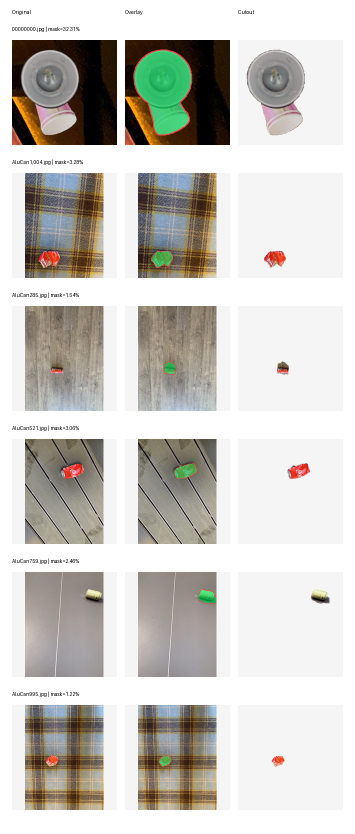
#> input picture samples/sample_sheet_selected.png, 710 x 1668 px (shown at 1/2 size)
$ python -i mask_aluminum_cans.py   (imports and definitions only)
#> lines starting #> are read from the running program, lines starting #| are printed output that depends on the picture; after the words box and inside, x2 and y2 are one past the last pixel; in counts of white or black regions, pixels touching at a corner belong together
#> further down, picture is the input picture: shape (1668, 710, 3); mean B, G, R 197.3, 202.6, 204.7
from __future__ import annotations

import argparse
import csv
from dataclasses import dataclass
from pathlib import Path
from typing import Iterable

import cv2
import numpy as np
from PIL import Image, ImageDraw, ImageFont


SUPPORTED_EXTENSIONS = {".jpg", ".jpeg", ".png", ".bmp", ".webp"}


@dataclass
class OutputRecord:
    source: Path
    mask: Path
    cutout: Path
    overlay: Path
    mask_pixels: int
    mask_ratio: float


# [38 lines left out: functions parse_args, iter_images, not called in this run]


def ensure_parent(path: Path) -> None:
    path.parent.mkdir(parents=True, exist_ok=True)


def background_distance(lab_image: np.ndarray) -> tuple[np.ndarray, np.ndarray]:
    h, w = lab_image.shape[:2]
    border_width = max(8, min(h, w) // 18)
    border_pixels = np.concatenate(
        [
            lab_image[:border_width, :, :].reshape(-1, 3),
            lab_image[-border_width:, :, :].reshape(-1, 3),
            lab_image[:, :border_width, :].reshape(-1, 3),
            lab_image[:, -border_width:, :].reshape(-1, 3),
        ],
        axis=0,
    ).astype(np.float32)

    cluster_count = min(6, max(2, len(border_pixels) // 5000 + 2))
    criteria = (
        cv2.TERM_CRITERIA_EPS + cv2.TERM_CRITERIA_MAX_ITER,
        30,
        0.5,
    )
    _compactness, _labels, centers = cv2.kmeans(
        border_pixels,
        cluster_count,
        None,
        criteria,
        2,
        cv2.KMEANS_PP_CENTERS,
    )

    flat = lab_image.reshape(-1, 3).astype(np.float32)
    distances = [
        np.sum((flat - center.astype(np.float32)) ** 2, axis=1) for center in centers
    ]
    min_distance = np.sqrt(np.min(np.stack(distances, axis=1), axis=1)).reshape(h, w)
    return min_distance, border_pixels


def detect_clean_background(border_pixels_lab: np.ndarray) -> bool:
    border_bgr = cv2.cvtColor(
        border_pixels_lab.reshape(-1, 1, 3).astype(np.uint8),
        cv2.COLOR_LAB2BGR,
    )
    border_hsv = cv2.cvtColor(border_bgr, cv2.COLOR_BGR2HSV).reshape(-1, 3)
    bright_ratio = float((border_hsv[:, 2] > 225).mean())
    low_sat_ratio = float((border_hsv[:, 1] < 35).mean())
    return bright_ratio > 0.75 and low_sat_ratio > 0.7


def keep_components(
    mask: np.ndarray,
    bg_distance_norm: np.ndarray,
    saliency_map: np.ndarray,
    clean_background: bool,
) -> np.ndarray:
    num_labels, labels, stats, _ = cv2.connectedComponentsWithStats(mask, 8)
    h, w = mask.shape
    min_area_ratio = 0.0008 if clean_background else 0.0012
    min_area = max(32, int(h * w * min_area_ratio))
    kept = np.zeros_like(mask)
    kept_areas: list[int] = []

    for label in range(1, num_labels):
        x, y, box_w, box_h, area = stats[label]
        if area < min_area:
            continue

        component = labels == label
        border_touch = int(x == 0 or y == 0 or x + box_w >= w or y + box_h >= h)
        mean_bg_distance = float(bg_distance_norm[component].mean())
        mean_saliency = float(saliency_map[component].mean())
        score = area / (h * w) + 0.9 * mean_bg_distance + 0.7 * mean_saliency - 0.25 * border_touch

        if clean_background:
            keep = (not border_touch) and (
                mean_bg_distance > 0.08 or mean_saliency > 0.18 or area > h * w * 0.005
            )
        else:
            keep = (not border_touch and (mean_bg_distance > 0.12 or mean_saliency > 0.22)) or score > 0.34

        if keep:
            kept[component] = 255
            kept_areas.append(area)

    if kept.sum() == 0 and num_labels > 1:
        largest = 1 + np.argmax(stats[1:, cv2.CC_STAT_AREA])
        kept[labels == largest] = 255
        return kept

    if len(kept_areas) > 1:
        largest_kept = max(kept_areas)
        total_kept = sum(kept_areas)
        if largest_kept / max(total_kept, 1) >= 0.8:
            num_labels, labels, stats, _ = cv2.connectedComponentsWithStats(kept, 8)
            largest_label = 1 + np.argmax(stats[1:, cv2.CC_STAT_AREA])
            cleaned = np.zeros_like(kept)
            cleaned[labels == largest_label] = 255
            return cleaned

        small_component_floor = max(min_area, int(largest_kept * 0.05))
        num_labels, labels, stats, _ = cv2.connectedComponentsWithStats(kept, 8)
        cleaned = np.zeros_like(kept)
        for label in range(1, num_labels):
            area = stats[label, cv2.CC_STAT_AREA]
            if area >= small_component_floor:
                cleaned[labels == label] = 255
        if cleaned.sum() > 0:
            kept = cleaned

    return kept


def fill_holes(mask: np.ndarray) -> np.ndarray:
    h, w = mask.shape
    flood = mask.copy()
    flood_mask = np.zeros((h + 2, w + 2), dtype=np.uint8)
    cv2.floodFill(flood, flood_mask, (0, 0), 255)
    holes = cv2.bitwise_not(flood)
    return mask | holes


def build_mask(image_bgr: np.ndarray) -> np.ndarray:
    original_h, original_w = image_bgr.shape[:2]
#> original_h = 1668; original_w = 710
    scale = min(1.0, 900.0 / max(original_h, original_w))
#> scale = 0.54
    working = image_bgr
    if scale < 1.0:
        working = cv2.resize(
            image_bgr,
            None,
            fx=scale,
            fy=scale,
            interpolation=cv2.INTER_AREA,
        )

    hsv = cv2.cvtColor(working, cv2.COLOR_BGR2HSV)
#> hsv: shape (900, 383, 3); mean H, S, V 14.4, 26.5, 207.4
    lab = cv2.cvtColor(working, cv2.COLOR_BGR2LAB)
#> lab: shape (900, 383, 3); mean of channels 0, 1, 2 206, 128.3, 131.3
    saturation = hsv[:, :, 1].astype(np.float32) / 255.0
    value = hsv[:, :, 2].astype(np.float32) / 255.0

    bg_distance, border_pixels = background_distance(lab)
#> in background_distance, `cluster_count = min(6, max(2, len(border_pixels) // 5000 + 2))`: cluster_count = 6
#> in background_distance, `_compactness, _labels, centers = cv2.kmeans( border_pixels, cluster_co..`: centers = [[245.9, 128, 128], [13.22, 134.2, 134.2], [255, 128, 128], [138.4, 128.3, 128.3], [139.3, 158.9, 173.8], [188.6, 129, 128.8]]
#> in background_distance, `distances = [ np.sum((flat - center.astype(np.float32)) ** 2, axis=1) ..`: distances = 6 items
#> in background_distance, `min_distance = np.sqrt(np.min(np.stack(distances, axis=1), axis=1)).re..`:
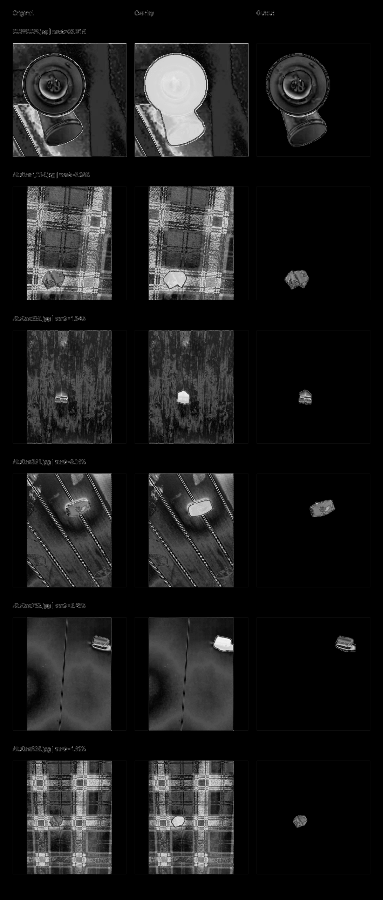
#> min_distance: shape (900, 383) float32; min 0.0386, max 78.35, mean 8.7; drawn with min black and max white
    bg_distance_norm = cv2.normalize(bg_distance, None, 0.0, 1.0, cv2.NORM_MINMAX)
    clean_background = detect_clean_background(border_pixels)
#> in detect_clean_background, `bright_ratio = float((border_hsv[:, 2] > 225).mean())`: bright_ratio = 0.977
#> in detect_clean_background, `low_sat_ratio = float((border_hsv[:, 1] < 35).mean())`: low_sat_ratio = 0.984
#> clean_background = True

    saliency_detector = cv2.saliency.StaticSaliencyFineGrained_create()
    _success, saliency_map = saliency_detector.computeSaliency(working)
    saliency_map = cv2.GaussianBlur(saliency_map.astype(np.float32), (0, 0), 3)
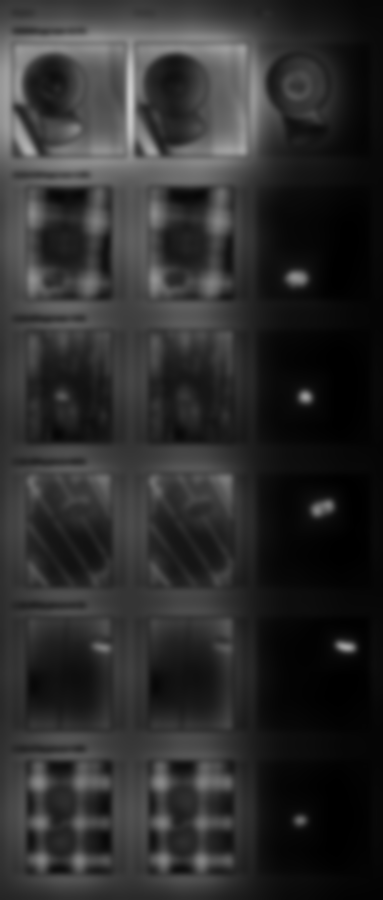
#> saliency_map: shape (900, 383) float32; min 4.99e-06, max 0.798, mean 0.179

    bg_hi = np.percentile(bg_distance_norm, 84 if clean_background else 92)
#> bg_hi = 0.266
    bg_lo = np.percentile(bg_distance_norm, 35 if clean_background else 52)
#> bg_lo = 0.00123
    sal_hi = np.percentile(saliency_map, 68 if clean_background else 82)
#> sal_hi = 0.232
    sal_lo = np.percentile(saliency_map, 38 if clean_background else 58)
#> sal_lo = 0.119

    raw_foreground = ((bg_distance_norm > bg_hi) & (saliency_map > sal_lo)) | (
        bg_distance_norm > np.percentile(bg_distance_norm, 96)
    )
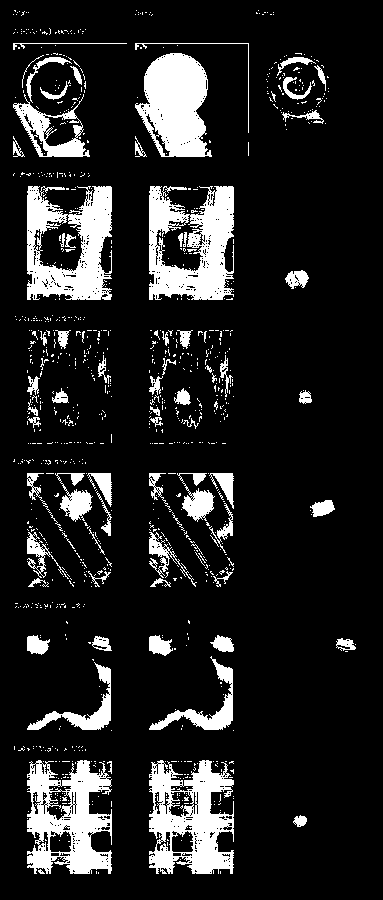
#> raw_foreground: shape (900, 383) bool; 13.6% white; 1004 white regions (930 under 20 px), largest, box (x1, y1, x2, y2) and area: (149, 186, 234, 300) 6282, (27, 186, 112, 300) 5955, (149, 760, 234, 874) 5876
    if clean_background:
        raw_foreground |= (saturation > max(0.08, np.percentile(saturation, 55))) | (value < 0.93)
#> raw_foreground: shape (900, 383) bool; 37.9% white; 52 white regions (12 under 20 px), largest, box (x1, y1, x2, y2) and area: (134, 43, 249, 157) 13087, (13, 43, 127, 157) 12996, (148, 186, 234, 300) 9793

    raw_mask = raw_foreground.astype(np.uint8) * 255
    kernel = cv2.getStructuringElement(cv2.MORPH_ELLIPSE, (5, 5))
    raw_mask = cv2.morphologyEx(raw_mask, cv2.MORPH_OPEN, kernel)
#> raw_mask: shape (900, 383); 37.4% white; 34 white regions (10 under 20 px), largest, box (x1, y1, x2, y2) and area: (134, 43, 249, 157) 13079, (13, 43, 127, 157) 12988, (148, 186, 234, 300) 9786
    raw_mask = cv2.morphologyEx(raw_mask, cv2.MORPH_CLOSE, kernel, iterations=2)
#> raw_mask: shape (900, 383); 37.6% white; 32 white regions (10 under 20 px), largest, box (x1, y1, x2, y2) and area: (13, 43, 249, 157) 26851, (148, 186, 234, 300) 9786, (148, 473, 234, 587) 9766
    raw_mask = keep_components(raw_mask, bg_distance_norm, saliency_map, clean_background)
#> in keep_components, `num_labels, labels, stats, _ = cv2.connectedComponentsWithStats(mask, 8)`: labels: shape (900, 383) int32; 33 distinct labels, from 0 to 32
#> in keep_components, `num_labels, labels, stats, _ = cv2.connectedComponentsWithStats(mask, 8)`: num_labels = 33; stats = 33 rows, first 6: [0, 0, 383, 900, 214975], [28, 11, 5, 5, 17], [147, 11, 5, 5, 17], [21, 29, 8, 5, 24], [32, 29, 7, 5, 19], [13, 43, 236, 114, 26851]
#> in keep_components, `min_area_ratio = 0.0008 if clean_background else 0.0012`: min_area_ratio = 0.0008
#> in keep_components, `min_area = max(32, int(h * w * min_area_ratio))`: min_area = 275
#> the loop in keep_components, `for label in range(1, num_labels):` made 32 passes
#> (x, y, box_w, box_h, area, mean_bg_distance, mean_saliency, score) on passes 5, 6, 9, 10, 11, 15, 16, 21, 22, 23, 26, 27: (13, 43, 236, 114, 26851, 0.301, 0.354, 0.597), (266, 53, 64, 94, 4308, 0.209, 0.179, 0.326), (27, 186, 85, 114, 9672, 0.401, 0.227, 0.548), (148, 186, 86, 114, 9786, 0.409, 0.239, 0.564), (285, 270, 24, 19, 333, 0.39, 0.37, 0.611), (27, 329, 85, 115, 9677, 0.197, 0.147, 0.309), (148, 330, 86, 114, 9712, 0.202, 0.159, 0.321), (27, 472, 85, 115, 9683, 0.24, 0.181, 0.371), (148, 473, 86, 114, 9766, 0.247, 0.193, 0.386), (310, 500, 25, 17, 313, 0.422, 0.353, 0.628), (27, 616, 85, 115, 9685, 0.219, 0.142, 0.324), (148, 617, 86, 114, 9699, 0.23, 0.15, 0.34)
#> (x, y, box_w, box_h, area) on passes 3, 8, 12, 17, 25, 28: (21, 29, 8, 5, 24), (81, 172, 8, 5, 30), (35, 316, 16, 6, 56), (299, 390, 13, 15, 165), (43, 604, 8, 5, 30), (335, 636, 21, 16, 260)
#> after the loop in keep_components, `for label in range(1, num_labels):`: kept_areas = [26851, 4308, 9672, 9786, 333, 9677, 9712, 9683, 9766, 313, 9685, 9699, 9651, 9690]
#> in keep_components, `largest_kept = max(kept_areas)`: largest_kept = 26851
#> in keep_components, `total_kept = sum(kept_areas)`: total_kept = 128826
#> in keep_components, `small_component_floor = max(min_area, int(largest_kept * 0.05))`: small_component_floor = 1342
#> in keep_components, `num_labels, labels, stats, _ = cv2.connectedComponentsWithStats(kept, 8)`:
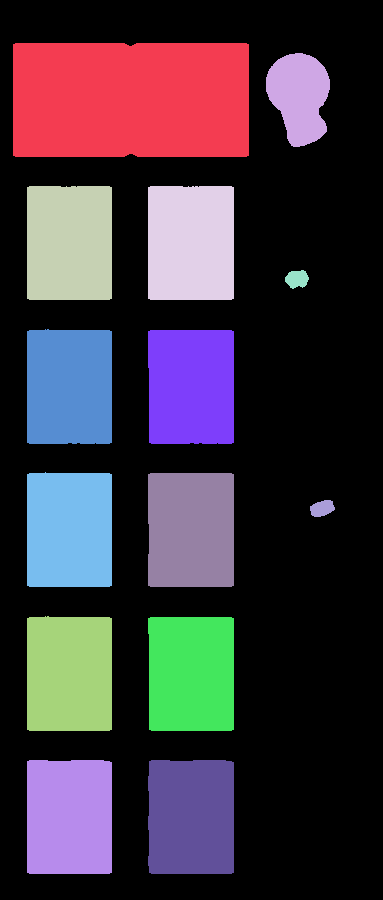
#> labels: shape (900, 383) int32; 15 distinct labels, from 0 to 14; one colour per label, 0 black
#> in keep_components, `num_labels, labels, stats, _ = cv2.connectedComponentsWithStats(kept, 8)`: num_labels = 15; stats = 15 rows, first 6: [0, 0, 383, 900, 215874], [13, 43, 236, 114, 26851], [266, 53, 64, 94, 4308], [27, 186, 85, 114, 9672], [148, 186, 86, 114, 9786], [285, 270, 24, 19, 333]
#> the loop in keep_components, `for label in range(1, num_labels):` made 14 passes
#> area on passes 1 to 12: 26851, 4308, 9672, 9786, 333, 9677, 9712, 9683, 9766, 313, 9685, 9699

    gc_mask = np.full(raw_mask.shape, cv2.GC_PR_BGD, dtype=np.uint8)
    h, w = raw_mask.shape
#> h = 900; w = 383
    margin = max(4, min(h, w) // 30)
#> margin = 12
    sure_background = np.zeros_like(raw_mask, dtype=bool)
    sure_background[:margin, :] = True
    sure_background[-margin:, :] = True
    sure_background[:, :margin] = True
    sure_background[:, -margin:] = True
    sure_background |= (bg_distance_norm < bg_lo) & (saliency_map < sal_hi * 0.55)
#> sure_background: shape (900, 383) bool; 15.1% white; 1 white region, box (x1, y1, x2, y2) and area: (0, 0, 383, 900) 51972

    probable_foreground = cv2.dilate(raw_mask, kernel, iterations=2) > 0
#> probable_foreground: shape (900, 383) bool; 43% white; 12 white regions, largest, box (x1, y1, x2, y2) and area: (9, 39, 253, 161) 29675, (144, 182, 238, 304) 11410, (144, 469, 238, 591) 11394
    sure_foreground = cv2.erode(raw_mask, kernel, iterations=1) > 0
#> sure_foreground: shape (900, 383) bool; 34.4% white; 12 white regions, largest, box (x1, y1, x2, y2) and area: (15, 45, 247, 155) 25475, (150, 188, 232, 298) 9010, (150, 475, 232, 585) 8988

    gc_mask[sure_background] = cv2.GC_BGD
    gc_mask[probable_foreground] = cv2.GC_PR_FGD
    gc_mask[sure_foreground] = cv2.GC_FGD

    if sure_foreground.any():
        bg_model = np.zeros((1, 65), np.float64)
        fg_model = np.zeros((1, 65), np.float64)
        try:
            cv2.grabCut(
                working,
                gc_mask,
                None,
                bg_model,
                fg_model,
                3,
                cv2.GC_INIT_WITH_MASK,
            )
            refined = np.where(
                (gc_mask == cv2.GC_FGD) | (gc_mask == cv2.GC_PR_FGD),
                255,
                0,
            ).astype(np.uint8)
        except cv2.error:
            refined = raw_mask
    else:
        refined = raw_mask

    refined = cv2.morphologyEx(refined, cv2.MORPH_CLOSE, kernel, iterations=2)
    refined = fill_holes(refined)
    refined = keep_components(refined, bg_distance_norm, saliency_map, clean_background)
#> call 2 of keep_components, with clean_background = True
#> in keep_components (call 2), `num_labels, labels, stats, _ = cv2.connectedComponentsWithStats(mask, 8)`:
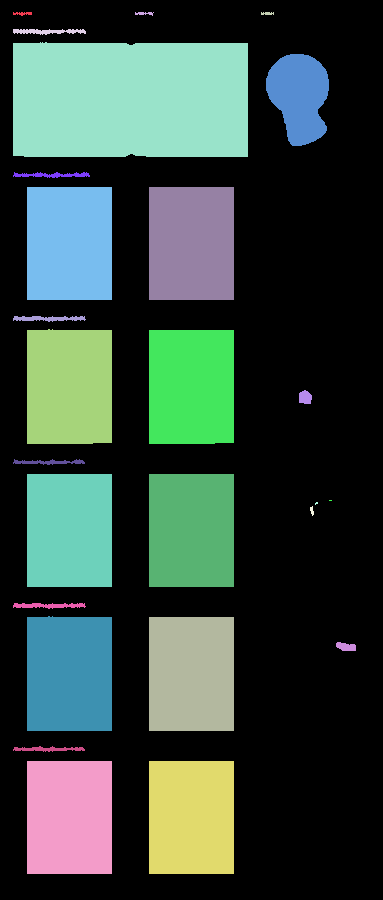
#> labels: shape (900, 383) int32; 27 distinct labels, from 0 to 26; one colour per label, 0 black
#> in keep_components (call 2), `num_labels, labels, stats, _ = cv2.connectedComponentsWithStats(mask, 8)`: num_labels = 27; stats = 27 rows, first 6: [0, 0, 383, 900, 215357], [13, 12, 19, 4, 49], [135, 12, 19, 4, 45], [261, 12, 13, 3, 33], [13, 29, 73, 6, 283], [13, 42, 235, 115, 26741]
#> in keep_components (call 2), `num_labels, labels, stats, _ = cv2.connectedComponentsWithStats(mask, 8)`: mask: shape (900, 383); 37.5% white; 26 white regions (2 under 20 px), largest, box (x1, y1, x2, y2) and area: (13, 42, 248, 157) 26741, (27, 616, 112, 731) 9693, (149, 617, 234, 731) 9690
#> the loop in keep_components (call 2), `for label in range(1, num_labels):` made 26 passes
#> (x, y, box_w, box_h, area, mean_bg_distance, mean_saliency, score) on passes 4, 5, 6, 8, 9, 10, 11, 12, 15, 16, 20, 21: (13, 29, 73, 6, 283, 0.158, 0.281, 0.34), (13, 42, 235, 115, 26741, 0.301, 0.354, 0.596), (266, 54, 63, 92, 4193, 0.209, 0.18, 0.326), (27, 187, 85, 113, 9605, 0.402, 0.227, 0.549), (149, 187, 85, 113, 9605, 0.413, 0.238, 0.566), (13, 316, 73, 6, 286, 0.152, 0.212, 0.286), (27, 329, 85, 115, 9674, 0.197, 0.147, 0.309), (149, 330, 85, 114, 9671, 0.203, 0.158, 0.321), (27, 474, 85, 113, 9605, 0.24, 0.18, 0.369), (149, 474, 85, 113, 9605, 0.248, 0.191, 0.385), (13, 603, 73, 6, 291, 0.152, 0.172, 0.258), (27, 616, 85, 115, 9693, 0.219, 0.142, 0.324)
#> (x, y, box_w, box_h, area) on passes 1, 2, 3, 7, 13, 14: (13, 12, 19, 4, 49), (135, 12, 19, 4, 45), (261, 12, 13, 3, 33), (13, 172, 77, 6, 266), (299, 390, 13, 14, 148), (13, 459, 72, 6, 235)
#> after the loop in keep_components (call 2), `for label in range(1, num_labels):`: kept_areas = [283, 26741, 4193, 9605, 9605, 286, 9674, 9671, 9605, 9605, 291, 9693, 9690, 9605, 9605]
#> in keep_components (call 2), `largest_kept = max(kept_areas)`: largest_kept = 26741
#> in keep_components (call 2), `total_kept = sum(kept_areas)`: total_kept = 128152
#> in keep_components (call 2), `small_component_floor = max(min_area, int(largest_kept * 0.05))`: small_component_floor = 1337
#> in keep_components (call 2), `num_labels, labels, stats, _ = cv2.connectedComponentsWithStats(kept, 8)`:
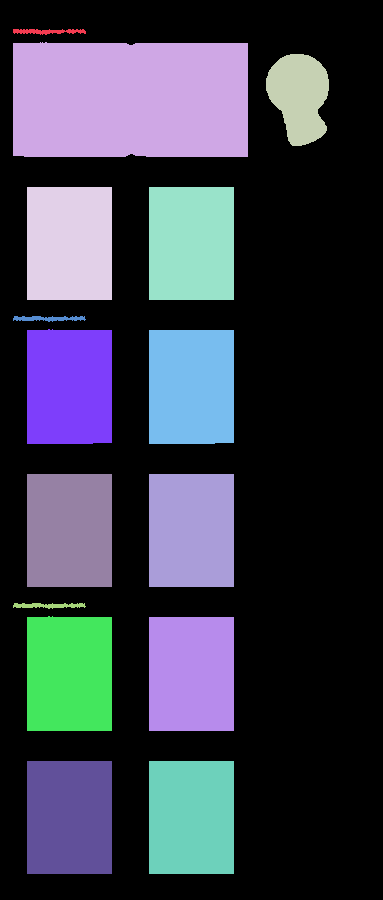
#> labels: shape (900, 383) int32; 16 distinct labels, from 0 to 15; one colour per label, 0 black
#> in keep_components (call 2), `num_labels, labels, stats, _ = cv2.connectedComponentsWithStats(kept, 8)`: num_labels = 16; stats = 16 rows, first 6: [0, 0, 383, 900, 216548], [13, 29, 73, 6, 283], [13, 42, 235, 115, 26741], [266, 54, 63, 92, 4193], [27, 187, 85, 113, 9605], [149, 187, 85, 113, 9605]
#> the loop in keep_components (call 2), `for label in range(1, num_labels):` made 15 passes
#> area on passes 1 to 12: 283, 26741, 4193, 9605, 9605, 286, 9674, 9671, 9605, 9605, 291, 9693

    if scale < 1.0:
        refined = cv2.resize(
            refined,
            (original_w, original_h),
            interpolation=cv2.INTER_NEAREST,
        )
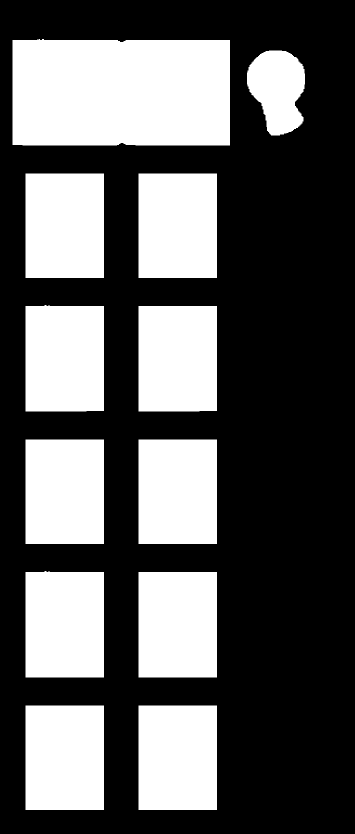
#> refined: shape (1668, 710) (shown at 1/2 size); 36.8% white; 12 white regions, largest, box (x1, y1, x2, y2) and area: (25, 78, 460, 291) 91662, (51, 1142, 208, 1355) 33139, (277, 1144, 434, 1355) 33127

    return refined


# [186 lines left out: functions build_overlay, build_cutout, save_record, choose_samples, fit_panel, build_sample_sheet and 2 more, not called in this run]


# [2 lines not run here, left out]

>>> import cv2
>>> picture = cv2.imread('samples/sample_sheet_selected.png')
>>> result = build_mask(picture)
